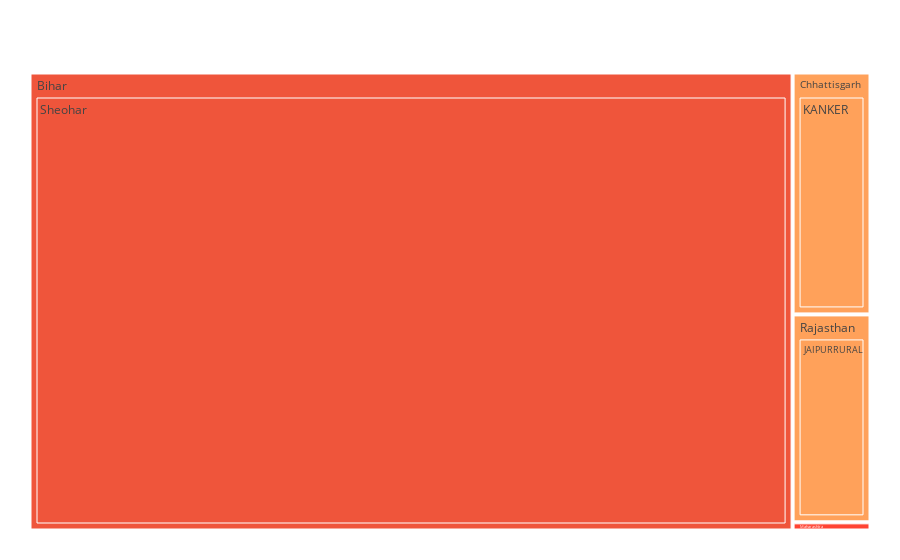

Notebook source saved alongside this figure:
### Code cell
fig = px.treemap(
    nota_game_changer_df, 
    path = ['name_of_state_or_ut', 'constituency_name'], 
    values = 'mov',
    # color='winning_party',
    color = nota_game_changer_df['winning_party'],
    color_discrete_map = color_mapping
)
fig.update_layout(margin = dict(t=50, l=25, r=25, b=25))
fig.show()

### Figure 1 — Plotly figure (JSON) as saved in the notebook; plotly's stock layout.template omitted (floating-point values rounded to 4 significant figures)
{"data": [{"branchvalues": "total", "customdata": [["Bharatiya Janata Party"], ["Janata Dal  (United)"], ["Shiv Sena"], ["Bharatiya Janata Party"], ["Janata Dal  (United)"], ["Bharatiya Janata Party"], ["Shiv Sena"], ["Bharatiya Janata Party"]], "domain": {"x": [0, 1], "y": [0, 1]}, "hovertemplate": "labels=%{label}<br>mov=%{value}<br>parent=%{parent}<br>id=%{id}<br>winning_party=%{customdata[0]}<extra></extra>", "ids": ["Chhattisgarh/KANKER", "Bihar/Sheohar", "Maharashtra/MumbaiNorthWest", "Rajasthan/JAIPURRURAL", "Bihar", "Chhattisgarh", "Maharashtra", "Rajasthan"], "labels": ["KANKER", "Sheohar", "MumbaiNorthWest", "JAIPURRURAL", "Bihar", "Chhattisgarh", "Maharashtra", "Rajasthan"], "marker": {"colors": ["#ffa15a", "#ef553b", "#FF4433", "#ffa15a", "#ef553b", "#ffa15a", "#FF4433", "#ffa15a"]}, "name": "", "parents": ["Chhattisgarh", "Bihar", "Maharashtra", "Rajasthan", "", "", "", ""], "type": "treemap", "values": [0.1489, 2.761, 0.005026, 0.128, 2.761, 0.1489, 0.005026, 0.128]}], "layout": {"autosize": true, "legend": {"tracegroupgap": 0}, "margin": {"b": 25, "l": 25, "r": 25, "t": 50}}}
